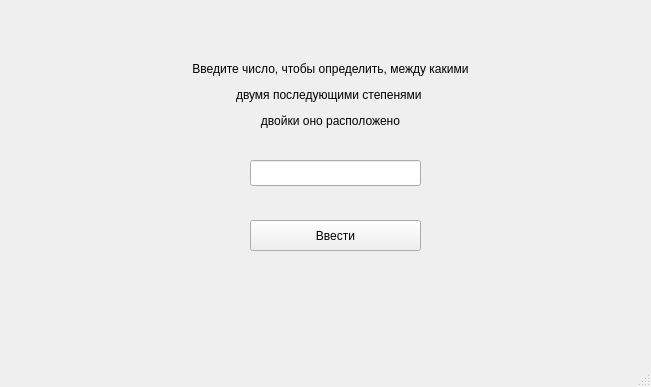
<?xml version="1.0" encoding="UTF-8"?>
<ui version="4.0">
 <class>MainWindow</class>
 <widget class="QMainWindow" name="MainWindow">
  <property name="geometry">
   <rect>
    <x>0</x>
    <y>0</y>
    <width>651</width>
    <height>387</height>
   </rect>
  </property>
  <property name="windowTitle">
   <string>MainWindow</string>
  </property>
  <widget class="QWidget" name="centralwidget">
   <widget class="QPushButton" name="pushButton_enter">
    <property name="geometry">
     <rect>
      <x>250</x>
      <y>220</y>
      <width>171</width>
      <height>31</height>
     </rect>
    </property>
    <property name="text">
     <string>Ввести</string>
    </property>
   </widget>
   <widget class="QLineEdit" name="lineEdit_number">
    <property name="geometry">
     <rect>
      <x>250</x>
      <y>160</y>
      <width>171</width>
      <height>26</height>
     </rect>
    </property>
   </widget>
   <widget class="QLabel" name="label_2">
    <property name="geometry">
     <rect>
      <x>120</x>
      <y>50</y>
      <width>421</width>
      <height>91</height>
     </rect>
    </property>
    <property name="text">
     <string>&lt;html&gt;&lt;head/&gt;&lt;body&gt;&lt;p align=&quot;center&quot;&gt;Введите число, чтобы определить, между какими&lt;/p&gt;&lt;p align=&quot;center&quot;&gt;двумя последующими степенями &lt;/p&gt;&lt;p align=&quot;center&quot;&gt;двойки оно расположено&lt;/p&gt;&lt;/body&gt;&lt;/html&gt;</string>
    </property>
   </widget>
   <widget class="QLabel" name="label_3">
    <property name="geometry">
     <rect>
      <x>10</x>
      <y>310</y>
      <width>641</width>
      <height>20</height>
     </rect>
    </property>
    <property name="text">
     <string>&lt;html&gt;&lt;head/&gt;&lt;body&gt;&lt;p align=&quot;center&quot;&gt;&lt;br/&gt;&lt;/p&gt;&lt;/body&gt;&lt;/html&gt;</string>
    </property>
   </widget>
  </widget>
  <widget class="QMenuBar" name="menubar">
   <property name="geometry">
    <rect>
     <x>0</x>
     <y>0</y>
     <width>651</width>
     <height>26</height>
    </rect>
   </property>
  </widget>
  <widget class="QStatusBar" name="statusbar"/>
 </widget>
 <resources/>
 <connections/>
</ui>
